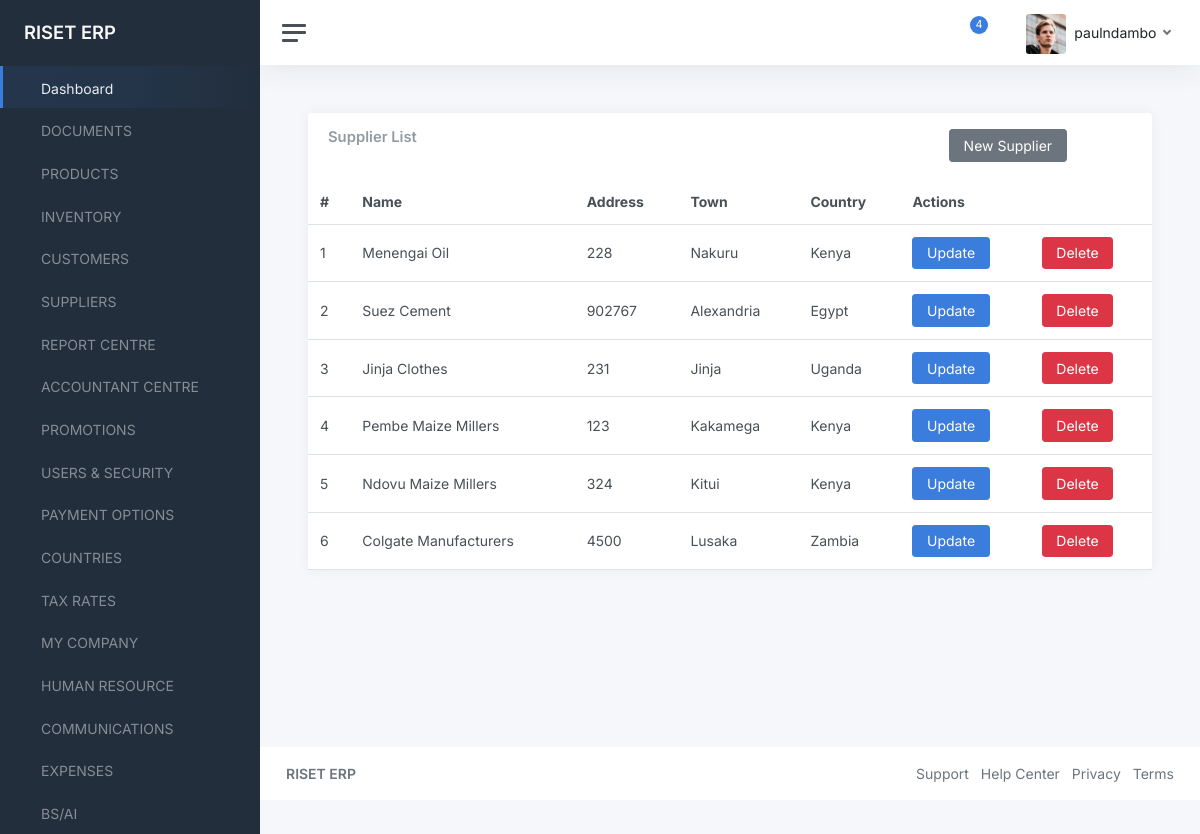
The page /suppliers/ (signed in) on the database its author committed.
### accounts/models.py (models this page shows, shortened)
class User(AbstractBaseUser, PermissionsMixin):
    email = models.EmailField(_('email address'), unique=True)
    username = models.CharField(_('Username'), max_length=200,unique=True)
    first_name = models.CharField(_('first name'), max_length=30, blank=True)
    last_name = models.CharField(_('last name'), max_length=30, blank=True)
    date_joined = models.DateTimeField(_('date joined'), auto_now_add=True)
    is_active = models.BooleanField(_('active'), default=True)
    is_admin = models.BooleanField(_('is_admin'), default=False)
    objects = UserManager()
    USERNAME_FIELD = 'username'
    REQUIRED_FIELDS = ['email']
    class Meta:
        verbose_name = _('user')
        verbose_name_plural = _('users')

### data/models.py (models this page shows, shortened)
class Supplier(models.Model):
    name = models.CharField(max_length=200)
    address = models.CharField(max_length=200)
    town = models.CharField(max_length=200)
    country = models.CharField(max_length=200)
    date_added = models.DateField(default=timezone.now)

### data/views.py (the view)
# urls.py: path("suppliers/", views.suppliers, name="suppliers"),
@login_required(login_url='/login')
def suppliers(request):
    suppliers = Supplier.objects.all()
    context = {
        "suppliers": suppliers
    }
    return render(request, "data/suppliers.html", context)

### data/templates/data/suppliers.html
{% extends "component-base.html" %}
{% block content %}
<main class="content">
	<div class="container-fluid p-0">
		<div class="row">
			<div class="col-12 col-lg-12 col-xxl-12 d-flex">
				<div class="card flex-fill">
					<div class="card-header">
						<div class="row">
							<div class="col-9">
								<h5 class="card-title mb-0">Supplier List</h5>
							</div>
							<div class="col-3">
								<a href="{% url 'new-supplier' %}" class="btn btn-secondary">New Supplier</a>
							</div>
						</div>
					</div>
					<table class="table table-hover my-0">
						<thead>
							<tr>
                <th>#</th>
								<th>Name</th>
								<th class="d-none d-md-table-cell">Address</th>
                <th class="d-none d-md-table-cell">Town</th>
                <th class="d-none d-md-table-cell">Country</th>
                <th colspan="2">Actions</th>
							</tr>
						</thead>
						<tbody>
{% for supplier in suppliers %}
							<tr>
                <td>{{supplier.id}}</td>
								<td>{{supplier.name}}</td>
								<td class="">{{supplier.address}}</td>
                <td class="">{{supplier.town}}</td>
                <td class="">{{supplier.country}}</td>
								<td class="">
                  <a href="#" class="btn btn-primary">Update</a>
                </td>
								<td>
                  <a href="#" class="btn btn-danger">Delete</a>
                </td>
							</tr>
{% endfor %}
						</tbody>
					</table>
				</div>
			</div>
		</div>
	</div>
</main>
{% endblock content %}

### templates/component-base.html (shortened to what this page needs)
{% load static %}
<!DOCTYPE html>
<html lang="en">
<head>
	<link href="{% static 'admin/css/app.css' %}" rel="stylesheet">
</head>
<body>
	<div class="wrapper">
		<nav id="sidebar" class="sidebar js-sidebar">
			<div class="sidebar-content js-simplebar">
				<a class="sidebar-brand" href="{% url 'dashboard' %}">
          <span class="align-middle">RISET ERP</span>
        </a>
				<ul class="sidebar-nav">
					<li class="sidebar-item active">
						<a class="sidebar-link" href="{% url 'dashboard' %}">
               <span class="align-middle">Dashboard</span>
            </a>
					</li>
					<li class="sidebar-item">
						<a class="sidebar-link" href="{% url 'documents' %}">
               <span class="align-middle">DOCUMENTS</span>
            </a>
					</li>
					<li class="sidebar-item">
						<a class="sidebar-link" href="{% url 'products' %}">
               <span class="align-middle">PRODUCTS</span>
            </a>
					</li>
					<li class="sidebar-item">
						<a class="sidebar-link" href="#">
               <span class="align-middle">INVENTORY</span>
            </a>
					</li>
					<li class="sidebar-item">
						<a class="sidebar-link" href="{% url 'customers' %}">
               <span class="align-middle">CUSTOMERS</span>
            </a>
					</li>
					<li class="sidebar-item">
						<a class="sidebar-link" href="{% url 'suppliers' %}">
               <span class="align-middle">SUPPLIERS</span>
            </a>
					</li>
					<li class="sidebar-item">
						<a class="sidebar-link" href="{% url 'reports' %}">
               <span class="align-middle">REPORT CENTRE</span>
            </a>
					</li>
					<li class="sidebar-item">
						<a class="sidebar-link" href="{% url 'countries' %}">
               <span class="align-middle">ACCOUNTANT CENTRE</span>
            </a>
					</li>
					<li class="sidebar-item">
						<a class="sidebar-link" href="{% url 'promotions' %}">
               <span class="align-middle">PROMOTIONS</span>
            </a>
					</li>
					<li class="sidebar-item">
						<a class="sidebar-link" href="{% url 'users-list' %}">
               <span class="align-middle">USERS & SECURITY</span>
            </a>
					</li>
					<li class="sidebar-item">
						<a class="sidebar-link" href="{% url 'payment-options' %}">
               <span class="align-middle">PAYMENT OPTIONS</span>
            </a>
					</li>
					<li class="sidebar-item">
						<a class="sidebar-link" href="{% url 'countries' %}">
               <span class="align-middle">COUNTRIES</span>
            </a>
					</li>
					<li class="sidebar-item">
						<a class="sidebar-link" href="{% url 'countries' %}">
               <span class="align-middle">TAX RATES</span>
            </a>
					</li>
					<li class="sidebar-item">
						<a class="sidebar-link" href="{% url 'countries' %}">
               <span class="align-middle">MY COMPANY</span>
            </a>
					</li>
					<li class="sidebar-item">
						<a class="sidebar-link" href="{% url 'countries' %}">
               <span class="align-middle">HUMAN RESOURCE</span>
            </a>
					</li>
					<li class="sidebar-item">
						<a class="sidebar-link" href="{% url 'countries' %}">
               <span class="align-middle">COMMUNICATIONS</span>
            </a>
					</li>
					<li class="sidebar-item">
						<a class="sidebar-link" href="{% url 'expenses' %}">
               <span class="align-middle">EXPENSES</span>
            </a>
					</li>
					<li class="sidebar-item">
						<a class="sidebar-link" href="{% url 'countries' %}">
               <span class="align-middle">BS/AI</span>
            </a>
					</li>
				</ul>
			</div>
		</nav>
		<div class="main">
			<nav class="navbar navbar-expand navbar-light navbar-bg">
				<a class="sidebar-toggle js-sidebar-toggle">
          <i class="hamburger align-self-center"></i>
        </a>
				<div class="navbar-collapse collapse">
					<ul class="navbar-nav navbar-align">
						<li class="nav-item dropdown">
							<a class="nav-icon dropdown-toggle" href="#" id="alertsDropdown" data-bs-toggle="dropdown">
								<div class="position-relative">
									<span class="indicator">4</span>
								</div>
							</a>
						</li>
						<li class="nav-item dropdown">
							<a class="nav-icon dropdown-toggle" href="#" id="messagesDropdown" data-bs-toggle="dropdown">
							</a>
						</li>
						<li class="nav-item dropdown">
							<a class="nav-link dropdown-toggle d-none d-sm-inline-block" href="#" data-bs-toggle="dropdown">
                <img src="{% static 'admin/img/avatars/avatar.jpg' %}" class="avatar img-fluid rounded me-1" alt="Charles Hall" /> <span class="text-dark">{{request.user.username}}</span>
              </a>
						</li>
					</ul>
				</div>
			</nav>
{% block content %}
{% endblock content %}
			<footer class="footer">
				<div class="container-fluid">
					<div class="row text-muted">
						<div class="col-6 text-start">
							<p class="mb-0">
								<a class="text-muted" href="{% url 'home' %}" target="_blank"><strong>RISET ERP</strong></a>
							</p>
						</div>
						<div class="col-6 text-end">
							<ul class="list-inline">
								<li class="list-inline-item">
									<a class="text-muted" href="" target="_blank">Support</a>
								</li>
								<li class="list-inline-item">
									<a class="text-muted" href="" target="_blank">Help Center</a>
								</li>
								<li class="list-inline-item">
									<a class="text-muted" href="" target="_blank">Privacy</a>
								</li>
								<li class="list-inline-item">
									<a class="text-muted" href="" target="_blank">Terms</a>
								</li>
							</ul>
						</div>
					</div>
				</div>
			</footer>
		</div>
	</div>
</body>
</html>

### rows shown on the page
User: user.username "paulndambo"
Supplier: id "1", name "Menengai Oil", address "228", town "Nakuru", country "Kenya"
Supplier: id "2", name "Suez Cement", address "902767", town "Alexandria", country "Egypt"
Supplier: id "3", name "Jinja Clothes", address "231", town "Jinja", country "Uganda"
Supplier: id "4", name "Pembe Maize Millers", address "123", town "Kakamega", country "Kenya"
Supplier: id "5", name "Ndovu Maize Millers", address "324", town "Kitui", country "Kenya"
Supplier: id "6", name "Colgate Manufacturers", address "4500", town "Lusaka", country "Zambia"
